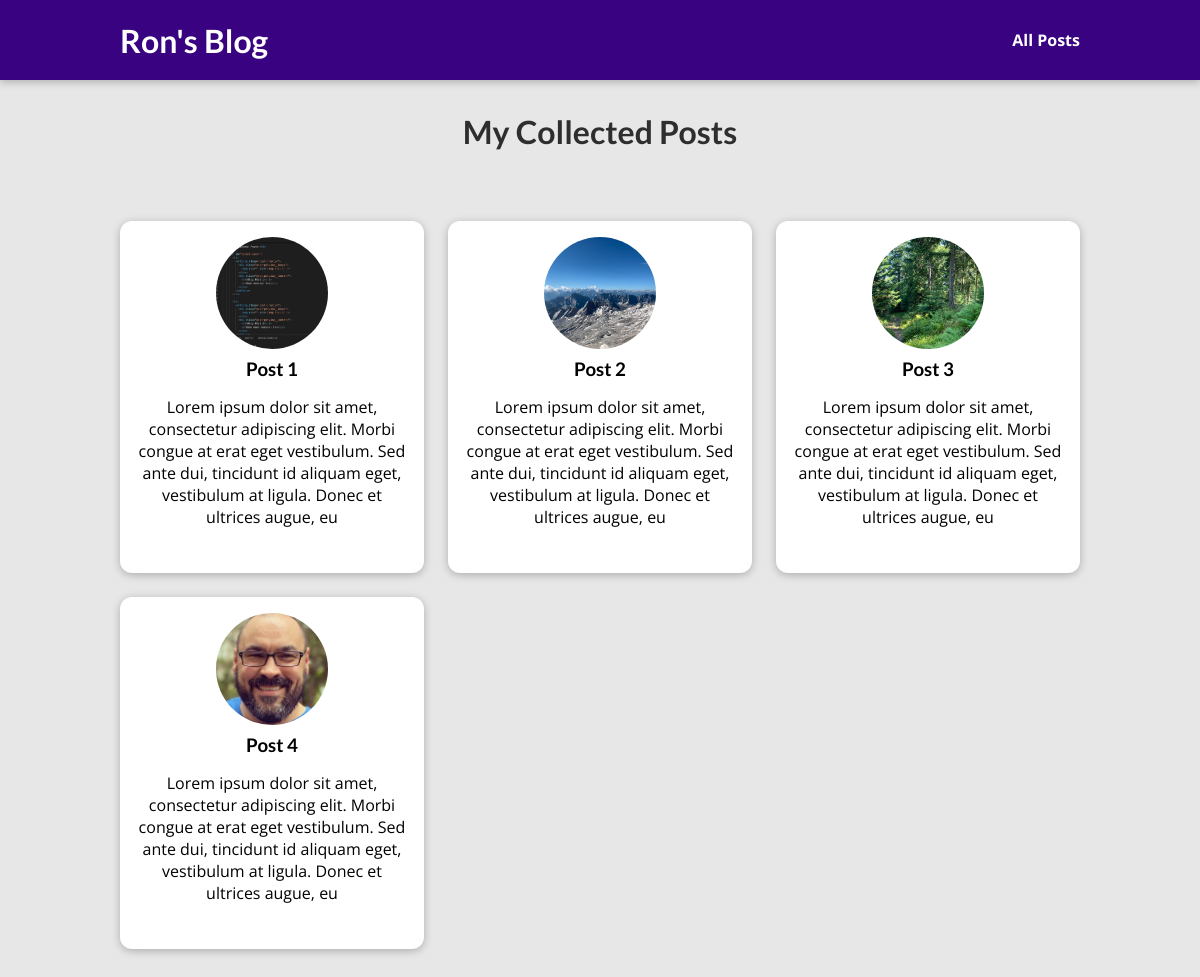
The page /posts on the database its author committed.
### blog/models.py (models this page shows, shortened)
class Post(models.Model):
    title = models.CharField(max_length=100)
    excerpt = models.CharField(max_length=255)
    date = models.DateField(auto_now=True)
    image_name = models.ImageField(upload_to='images', null=True)
    slug = models.SlugField(unique=True)
    content = models.TextField(validators=[MinLengthValidator(10)])
    tag = models.ManyToManyField(Tag)
    author = models.ForeignKey(
        Author, on_delete=models.SET_NULL, null=True, related_name='posts')

### blog/views.py (the view)
# urls.py: path('posts', views.PostsView.as_view(), name='posts-page'),
class PostsView(ListView):
    template_name = 'blog/all-posts.html'
    model = Post
    def get_context_data(self):
        context = super().get_context_data()
        context['all_posts'] = all_posts
        return context

### blog/templates/blog/all-posts.html (shortened to what this page needs)
{% extends "base.html" %}
{% load static %}
{% block css_files %}
    <link rel="stylesheet" href="{% static 'blog/post.css' %}">
    <link rel="stylesheet" href="{% static 'blog/all-posts.css' %}">
{% endblock %}
{% block content %}
<section id='all-posts'>
    <h2>My Collected Posts</h2>
    <br>
        <ul>
            {% for post in all_posts %}
                {% include 'blog/includes/post.html' %}
            {% endfor %}
        </ul>
</section>
{% endblock%}

### blog/templates/blog/includes/post.html
{% load static %}
<li>
    <article class="post">
        <a href="{% url 'post-detail-page' post.slug %}">
            <img
                src="{{ post.image_name.url }}"
                alt="{{ post.title }}"
            />
            <div class="post__content">
                <h3>{{ post.title }}</h3>
                <p>{{ post.excerpt }}</p>
            </div>
        </a>
    </article>
</li>

### static/app.css (style rules this page uses)
* { box-sizing: border-box; }
html { font-family: 'Open Sans', 'Lato', sans-serif; }
body { margin: 0; }
h1, h2, h3 { font-family: 'Lato', sans-serif; font-weight: bold; }

### blog/static/blog/post.css (style rules this page uses)
.post { display: flex; flex-direction: column; align-items: center; text-align: center; }
.post a { text-decoration: none; color: black; transition: all 0.2s ease; padding: 1rem; }
.post img { width: 7rem; height: 7rem; object-fit: cover; border-radius: 50%; }
.post h3 { margin: 0.25rem 0; }

### blog/static/blog/all-posts.css (style rules this page uses)
body { background-color: #e7e7e7; }
#all-posts { margin: 7rem auto; width: 90%; max-width: 60rem; }
#all-posts h2 { text-align: center; font-size: 2rem; color: #2e2e2e; margin: 3rem 0; }
ul { list-style: none; margin: 0; padding: 0; display: grid; grid-template-columns: repeat(auto-fill, minmax(17rem, 1fr)); gap: 1.5rem; }
.post img { width: 7rem; height: 7rem; }
.post a { height: 22rem; transform-origin: center; box-shadow: 0 2px 8px rgba(0, 0, 0, 0.25); border-radius: 12px; background-color: white; }

### rows shown on the page
Post: image_name (picture), title "Post 1", excerpt "Lorem ipsum dolor sit amet, consectetur adipiscing elit. Morbi congue at erat eget vestibulum. Sed ante dui, tincidunt id aliquam eget, vestibulum at ligula. Donec et ultrices augue, eu"
Post: image_name (picture), title "Post 2", excerpt "Lorem ipsum dolor sit amet, consectetur adipiscing elit. Morbi congue at erat eget vestibulum. Sed ante dui, tincidunt id aliquam eget, vestibulum at ligula. Donec et ultrices augue, eu"
Post: image_name (picture), title "Post 3", excerpt "Lorem ipsum dolor sit amet, consectetur adipiscing elit. Morbi congue at erat eget vestibulum. Sed ante dui, tincidunt id aliquam eget, vestibulum at ligula. Donec et ultrices augue, eu"
Post: image_name (picture), title "Post 4", excerpt "Lorem ipsum dolor sit amet, consectetur adipiscing elit. Morbi congue at erat eget vestibulum. Sed ante dui, tincidunt id aliquam eget, vestibulum at ligula. Donec et ultrices augue, eu"
